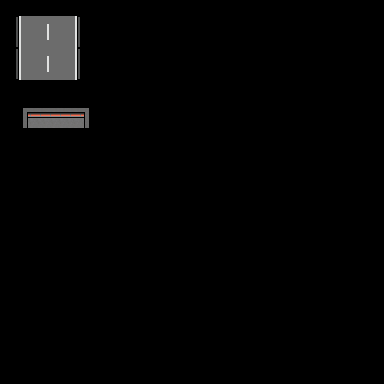

Tiled map render using the project's own tile images. Description and the whole map definition, tile-layer contents included, below:
An orthogonal 24x24 tile map with 16x16 px tiles, 2 tile layers (Sobrepasar, Sobrepasar 2).

<map version="1.0" tiledversion="1.1.3" orientation="orthogonal" renderorder="left-up" width="24" height="24" tilewidth="16" tileheight="16" infinite="0" nextobjectid="1">
 <tileset firstgid="1" source="Template.tsx" />
 <layer name="Sobrepasar" width="24" height="24">
  <data encoding="csv">
0,0,0,0,0,0,0,0,0,0,0,0,0,0,0,0,0,0,0,0,0,0,0,0,
0,0,0,0,0,0,0,0,0,0,0,0,0,0,0,0,0,0,0,0,0,0,0,0,
0,0,0,0,0,0,0,0,0,0,0,0,0,0,0,0,0,0,0,0,0,0,0,0,
0,0,0,0,0,0,0,0,0,0,0,0,0,0,0,0,0,0,0,0,0,0,0,0,
0,0,0,0,0,0,0,0,0,0,0,0,0,0,0,0,0,0,0,0,0,0,0,0,
0,0,0,0,0,0,0,0,0,0,0,0,0,0,0,0,0,0,0,0,0,0,0,0,
0,0,0,0,0,0,0,0,0,0,0,0,0,0,0,0,0,0,0,0,0,0,0,0,
0,0,0,0,0,0,0,0,0,0,0,0,0,0,0,0,0,0,0,0,0,0,0,0,
0,0,0,0,0,0,0,0,0,0,0,0,0,0,0,0,0,0,0,0,0,0,0,0,
0,0,0,0,0,0,0,0,0,0,0,0,0,0,0,0,0,0,0,0,0,0,0,0,
0,0,0,0,0,0,0,0,0,0,0,0,0,0,0,0,0,0,0,0,0,0,0,0,
0,0,0,0,0,0,0,0,0,0,0,0,0,0,0,0,0,0,0,0,0,0,0,0,
0,0,0,0,0,0,0,0,0,0,0,0,0,0,0,0,0,0,0,0,0,0,0,0,
0,0,0,0,0,0,0,0,0,0,0,0,0,0,0,0,0,0,0,0,0,0,0,0,
0,0,0,0,0,0,0,0,0,0,0,0,0,0,0,0,0,0,0,0,0,0,0,0,
0,0,0,0,0,0,0,0,0,0,0,0,0,0,0,0,0,0,0,0,0,0,0,0,
0,0,0,0,0,0,0,0,0,0,0,0,0,0,0,0,0,0,0,0,0,0,0,0,
0,0,0,0,0,0,0,0,0,0,0,0,0,0,0,0,0,0,0,0,0,0,0,0,
0,0,0,0,0,0,0,0,0,0,0,0,0,0,0,0,0,0,0,0,0,0,0,0,
0,0,0,0,0,0,0,0,0,0,0,0,0,0,0,0,0,0,0,0,0,0,0,0,
0,0,0,0,0,0,0,0,0,0,0,0,0,0,0,0,0,0,0,0,0,0,0,0,
0,0,0,0,0,0,0,0,0,0,0,0,0,0,0,0,0,0,0,0,0,0,0,0,
0,0,0,0,0,0,0,0,0,0,0,0,0,0,0,0,0,0,0,0,0,0,0,0,
0,0,0,0,0,0,0,0,0,0,0,0,0,0,0,0,0,0,0,0,0,0,0,0
</data>
 </layer>
 <layer name="Sobrepasar 2" width="24" height="24">
  <data encoding="csv">
0,0,0,0,0,0,0,0,0,0,0,0,0,0,0,0,0,0,0,0,0,0,0,0,
0,4213,4214,4215,4216,0,0,0,0,0,0,0,0,0,0,0,0,0,0,0,0,0,0,0,
0,4313,4314,4315,4316,0,0,0,0,0,0,0,0,0,0,0,0,0,0,0,0,0,0,0,
0,4413,4414,4415,4416,0,0,0,0,0,0,0,0,0,0,0,0,0,0,0,0,0,0,0,
0,4513,4514,4515,4516,0,0,0,0,0,0,0,0,0,0,0,0,0,0,0,0,0,0,0,
0,0,0,0,0,0,0,0,0,0,0,0,0,0,0,0,0,0,0,0,0,0,0,0,
0,2323,2324,2325,2326,2327,0,0,0,0,0,0,0,0,0,0,0,0,0,0,0,0,0,0,
0,2423,2424,2425,2426,2427,0,0,0,0,0,0,0,0,0,0,0,0,0,0,0,0,0,0,
0,0,0,0,0,0,0,0,0,0,0,0,0,0,0,0,0,0,0,0,0,0,0,0,
0,0,0,0,0,0,0,0,0,0,0,0,0,0,0,0,0,0,0,0,0,0,0,0,
0,0,0,0,0,0,0,0,0,0,0,0,0,0,0,0,0,0,0,0,0,0,0,0,
0,0,0,0,0,0,0,0,0,0,0,0,0,0,0,0,0,0,0,0,0,0,0,0,
0,0,0,0,0,0,0,0,0,0,0,0,0,0,0,0,0,0,0,0,0,0,0,0,
0,0,0,0,0,0,0,0,0,0,0,0,0,0,0,0,0,0,0,0,0,0,0,0,
0,0,0,0,0,0,0,0,0,0,0,0,0,0,0,0,0,0,0,0,0,0,0,0,
0,0,0,0,0,0,0,0,0,0,0,0,0,0,0,0,0,0,0,0,0,0,0,0,
0,0,0,0,0,0,0,0,0,0,0,0,0,0,0,0,0,0,0,0,0,0,0,0,
0,0,0,0,0,0,0,0,0,0,0,0,0,0,0,0,0,0,0,0,0,0,0,0,
0,0,0,0,0,0,0,0,0,0,0,0,0,0,0,0,0,0,0,0,0,0,0,0,
0,0,0,0,0,0,0,0,0,0,0,0,0,0,0,0,0,0,0,0,0,0,0,0,
0,0,0,0,0,0,0,0,0,0,0,0,0,0,0,0,0,0,0,0,0,0,0,0,
0,0,0,0,0,0,0,0,0,0,0,0,0,0,0,0,0,0,0,0,0,0,0,0,
0,0,0,0,0,0,0,0,0,0,0,0,0,0,0,0,0,0,0,0,0,0,0,0,
0,0,0,0,0,0,0,0,0,0,0,0,0,0,0,0,0,0,0,0,0,0,0,0
</data>
 </layer>
</map>
